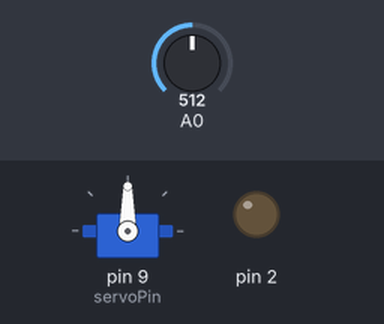
Bench run of a sketch on a simulated Arduino Uno, built with avr-gcc and run on an emulated ATmega328P. Parts: servo, output pins drawn as LEDs (lit = HIGH). The inputs (shaded band) are chosen by the test bench; at power-on: A0 = 512. What the sketch prints to the serial monitor is not drawn.

Above: at 0.8 s.
Timing chart, 0 to 2.3 s (numbered marks = the images above):
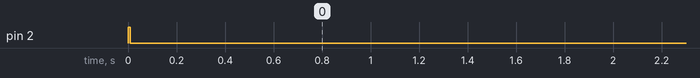

The sketch:

Reading_Hight_Frequiency_One_Signal.ino
```cpp
#include <Servo.h> // Подключение библиотеки Servo
Servo Servo1; // Создаем объект
const byte PS_128 = (1 << ADPS2) | (1 << ADPS1) | (1 << ADPS0);
const byte PS_16 = (1 << ADPS2);
const int size1=1000;
int size2=size1/2;
byte signal1[size1], signal2[size1];
int f=2000;// частота колебания
int servoPin = 9; // Пин для сервопривода

void setup()
{
 ADCSRA &= ~PS_128;  // сбросить масштаб 128
 ADCSRA |= PS_16;    // добавить масштаб 16 (1 МГц)
 Serial.begin(250000);
 while (! Serial) {};
 //Serial.println(PS_128, 200);
 //Serial.println(PS_16, 2);
 Servo1.attach(servoPin); // Подключение сервопривод к используемому номеру пина
 //tone(6, 20, 50);
 //tone(7, 1000, 15);
 pinMode(2, OUTPUT);
 digitalWrite(2, HIGH);
  //Servo1.write(0); // положение 0 градусов
  //delay(100);
 long startTime = micros();
 for (int i = 0; i < size1; i ++)
  {
   signal1[i]=analogRead(A0)>>2;
   //delayMicroseconds(35);
   //signal2[i]=analogRead(A2)>>2;
   if (i==size2){
     digitalWrite(2, LOW);
   }
  }
 long endTime = micros()- startTime;
 //digitalWrite(2, LOW);
 float dt=endTime/size1/1000.0;
 for (int i = 0; i < size1; i ++)
  {
   float time1=i*dt;
   Serial.print(time1,3);
   Serial.print("\t");
   Serial.println(signal1[i]);
   //Serial.print("\t");
   //Serial.println(signal2[i]);
  }
  noTone(6);
 //Serial.println(endTime);
 }

void loop()
{
}
```
